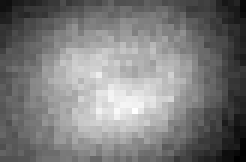
%> input picture exampleData/TIMEPOINT001_20130618_153706-9.tif, 41 x 27 px (shown 6 times larger)
$ octave --eval "result = eigenSegmentation(imread('../../exampleData/TIMEPOINT001_20130618_153706-9.tif'));"   (GNU Octave 9; MATLAB toolbox functions it lacks are replaced by stand-ins)
%> lines starting %> are read from the running program, lines starting %| are printed output that depends on the picture
### shae-miscTools/imageUtilities/hessianMatrix.m
function [H,D]=hessianMatrix(A,h)
% function computes the hessian matrix of A at all points answer is output
% as a cell array. Also computes the divergence,D. input matrix A can be
% either 2 or 3D, h is the smoothing distance over which to take descrete
% differences. The outputs are in the form of cell arrays.

if nargin==1
    h=1;
end
if ndims(A)==3
[Ay,Ax,Az]=gradient(A,h);
[Axy,Axx,Axz]=gradient(Ax,h);
[Ayy,Ayx,Ayz]=gradient(Ay,h);
[Azy,Azx,Azz]=gradient(Az,h);

H{1,1}=Axx; H{1,2}=Ayx; H{1,3}=Azx;
H{2,1}=Axy; H{2,2}=Ayy; H{2,3}=Azy;
H{3,1}=Axz; H{3,2}=Ayz; H{3,3}=Azz;

D{1,1}=Ax; D{1,2}=Ay; D{1,3}=Az;

elseif ndims(A)==2
[Ay,Ax]=gradient(A,h);
[Axy,Axx]=gradient(Ax,h);
[Ayy,Ayx]=gradient(Ay,h);


H{1,1}=Axx; H{1,2}=Ayx;
H{2,1}=Axy; H{2,2}=Ayy;

D{1,1}=Ax; D{1,2}=Ay;
end

### shae-miscTools/imageUtilities/hessianEig.m
function [ Heig ,HeigVec ] = hessianEig( H ,Hmask)

%UNTITLED Summary of this function goes here
%   Calculates eigenvalues of the hessian matrix H

if nargin==1
    Hmask=true(size(H{1,1}));
else
    Hmask=Hmask>0;
end
Hsize=size(H{1,1});
Hind=find(Hmask);
if numel(Hsize)==3
  %  [Hmaskx,Hmasky,Hmaskz]=ind2sub(Hsize,Hind);

    Hlin=cellfun(@(x) reshape(x,1,1,[]),H,'UniformOutput',false);
    Hlin=cell2mat(Hlin);
    Heig=zeros(Hsize(1),Hsize(2),Hsize(3),3);
    [V,D]=eig3D(Hlin(:,:,Hind));


%            Heig(:,:,:,1)=reshape(D(1,1,:),Hsize);
%            Heig(:,:,:,2)=reshape(D(1,2,:),Hsize);
%            Heig(:,:,:,3)=reshape(D(1,3,:),Hsize);
for i=1:3
    htemp=zeros(Hsize);
    htemp(Hmask)=D(1,i,:);
    Heig(:,:,:,i)=htemp;
    if nargout==2
    for j=1:3

           HeigVec{i,j}=reshape(V(i,j,:),Hsize);
    end
    end

end


elseif numel(Hsize)==2
        [Hmaskx,Hmasky]=ind2sub(Hsize,Hind);

    Hlin=cellfun(@(x) reshape(x,1,1,[]),H,'UniformOutput',false);
    Hlin=cell2mat(Hlin);
    Heig=zeros(Hsize(1),Hsize(2),2);


            [V,D]=eig2D(Hlin(:,:,Hind));


for i=1:2
    htemp=zeros(Hsize);
    htemp(Hmask)=D(1,i,:);
    Heig(:,:,i)=htemp;
    if nargout==2
    for j=1:2

           HeigVec{i,j}=reshape(V(i,j,:),Hsize);
    end
    end

end

end

if nargout==2


end


end

function [vec,v]=eig2D(A)
%finds eigenvectors and eigen values of large set of 2x2 matricies, in put
%A is a 2x2xn matrix, output is v, a 1x2xn matrix of eigenvalues in
%descending order, vec is a 2x2xn matrix with corresponding eigenvectors.
a=A(1,1,:);b=A(1,2,:);c=A(2,1,:);d=A(2,2,:);
vec=zeros(2,2,size(A,3));
T=a+d;D=a.*d-b.*c;
desc=sqrt(T.^2-4*(D));
v=[(T+desc)/2,(T-desc)/2];
vec(:,1,:)=bsxfun(@rdivide,[ones(size(b)),-b./(a-v(1,1,:))],(1+(b./(a-v(1,1,:))).^2).^.5);
vec(:,2,:)=bsxfun(@rdivide,[ones(size(b)),-b./(a-v(1,2,:))],(1+(b./(a-v(1,2,:))).^2).^.5);
end

% [54 lines left out: function eig3D, not called in this run]

### shae-miscTools/imageUtilities/eigenSegmentation.m
function Dim=eigenSegmentation(imageIn,hessFlag)

%based on Yi's segmentation algorithm, finds eigenvalues and eigen vectors
%of hessian matrix, then measures the local ordering of the eigen vectors
%as a way of producing image contrast.

if nargin==1
    hessFlag=1;
end

H=hessianMatrix(imageIn,4);
%> in hessianMatrix, `[Ay,Ax]=gradient(A,h);`:
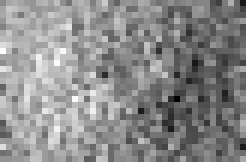
%> Ay: size 27x41 single (shown 6 times larger); min -71.52, max 54.81, mean -2.5; drawn with min black and max white
%> in hessianMatrix, `[Ay,Ax]=gradient(A,h);`:
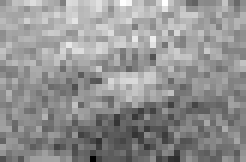
%> Ax: size 27x41 single (shown 6 times larger); min -90.22, max 70.47, mean 2; drawn with min black and max white
%> in hessianMatrix, `[Axy,Axx]=gradient(Ax,h);`:
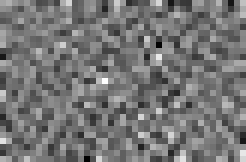
%> Axy: size 27x41 single (shown 6 times larger); min -8.77, max 10.18, mean -0.0158; drawn with min black and max white
%> in hessianMatrix, `[Axy,Axx]=gradient(Ax,h);`:
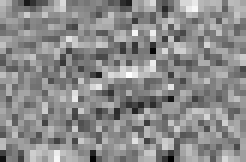
%> Axx: size 27x41 single (shown 6 times larger); min -11.76, max 9.04, mean -0.418; drawn with min black and max white
%> in hessianMatrix, `[Ayy,Ayx]=gradient(Ay,h);`:
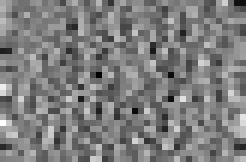
%> Ayy: size 27x41 single (shown 6 times larger); min -10.8, max 10.84, mean -0.136; drawn with min black and max white
[Heig,HV]=hessianEig(H);

%% Attempt to utilize eigenSegmentation for phase images BPB
% [20 lines of commented-out code are left out]
%% %%
Hmax=nanmax(Heig,[],3);
%Hmax=Hmax./max(Hmax(:));

se=strel('disk',5);
se=se.getnhood;
%se=true(n);
maxF=ordfilt2(Hmax,sum(se(:)),se);
Hmax=Hmax./maxF;
Hmax=bwmorph(Hmax>.3,'thin',Inf);
% [8 lines of commented-out code are left out]
testData=[imageIn(:),reshape(Heig,[],ndims(imageIn))];
testData = bsxfun(@minus,testData,nanmean(testData));
testData = bsxfun(@rdivide,testData,nanstd(testData));
testData(:,end)=3*testData(:,end);
% remove nan rows
isNanRow = find(any(isnan(testData),2));
testData(isNanRow,:) = [];
% kmeans cluster
[IDX,C,sumd,D] = kmeans(testData,2,'start','uniform','replicates',4);
% add the nans back in
for ii = 1:numel(isNanRow)
    D = cat(1, D(1:isNanRow(ii)-1,:),...
        nan(1,size(D,2)),...
        D(isNanRow(ii):end,:));
end

D=bsxfun(@rdivide,D,nansum(D,2));

DD=D(:,1)./(nansum(D(:,1:2),2));

if nanmean(imageIn(DD>.9))<nanmean(imageIn(DD<.1))
    DD=1-DD;
end

IDX=DD>.5;
%sIDX=IDX>1.5;

if nanmean(imageIn(IDX>.9))<nanmean(imageIn(IDX<.1))
    IDX=~IDX;
end

Dim=reshape(IDX,size(imageIn));
if hessFlag
    Dim=Dim & ~Hmax;
end

% [5 lines of commented-out code are left out]
%> in eigenSegmentation, `H=hessianMatrix(imageIn,4);`: H = 4 items
%> in hessianEig, `Hmask=true(size(H{1,1}));`: Hmask: size 27x41 logical; every value is 1
%> in hessianEig, `Hsize=size(H{1,1});`: Hsize = [27 41]
%> in hessianEig, `Hind=find(Hmask);`: Hind = 1107 values from 1 to 1107
%> in hessianEig, `[Hmaskx,Hmasky]=ind2sub(Hsize,Hind);`: Hmaskx = 1107 values, max 27 at index 27, min 1 at index 1, mean 14; Hmasky = 1107 values from 1 to 41
%> in hessianEig, `Hlin=cellfun(@(x) reshape(x,1,1,[]),H,'UniformOutput',false);`: Hlin = 4 items
%> in eig2D, `a=A(1,1,:)`: a = 1107 values, max 9.04 at index 580, min -11.76 at index 783, mean -0.418
%> in eig2D, `b=A(1,2,:)`: b = 1107 values, max 10.18 at index 473, min -8.77 at index 405, mean -0.0158
%> in eig2D, `c=A(2,1,:)`: c has the same summary as b
%> in eig2D, `d=A(2,2,:)`: d = 1107 values, max 10.84 at index 21, min -10.8 at index 445, mean -0.136
%> in eig2D, `T=a+d`: T = 1107 values, max 14.03 at index 600, min -20.12 at index 445, mean -0.554
%> in eig2D, `D=a.*d-b.*c`: D = 1107 values, max 96.73 at index 684, min -103.2 at index 473, mean -1.72
%> in eig2D, `desc=sqrt(T.^2-4*(D));`: desc = 1107 values, max 20.37 at index 473, min 0.273 at index 197, mean 4.87
%> after the loop in hessianEig, `for i=1:2`: HeigVec = 4 items
%> in eigenSegmentation, `Hmax=nanmax(Heig,[],3);`:
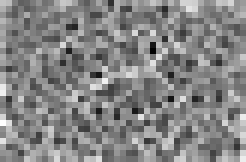
%> Hmax: size 27x41 double (shown 6 times larger); min -8.58, max 11.97, mean 2.16; drawn with min black and max white
%> (the run ends here)

$ run again, on exampleData/TIMEPOINT001_20130618_153946-9.tif
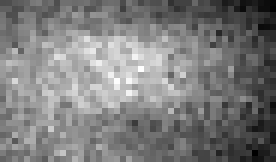
%> input picture exampleData/TIMEPOINT001_20130618_153946-9.tif, 46 x 27 px (shown 6 times larger)
%> in hessianMatrix, `[Ayy,Ayx]=gradient(Ay,h);`:
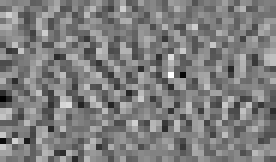
%> Ayy: size 27x46 single (shown 6 times larger); min -7.26, max 7.37, mean -0.0405; drawn with min black and max white
%> H = 4 items
%> Hmask: size 27x46 logical; every value is 1
%> Hsize = [27 46]
%> Hind = 1242 values from 1 to 1242
%> Hmaskx = 1242 values, max 27 at index 27, min 1 at index 1, mean 14; Hmasky = 1242 values from 1 to 46
%> Hlin = 4 items
%> a = 1242 values, max 6.76 at index 999, min -8.75 at index 297, mean -0.00579
%> b = 1242 values, max 7.99 at index 324, min -6.95 at index 18, mean 0.000763
%> c has the same summary as b
%> d = 1242 values, max 7.37 at index 769, min -7.26 at index 17, mean -0.0405
%> T = 1242 values, max 13.85 at index 769, min -12.16 at index 296, mean -0.0463
%> D = 1242 values, max 41.21 at index 769, min -63.53 at index 324, mean -0.596
%> desc = 1242 values, max 16.17 at index 324, min 0.0803 at index 877, mean 3.23
%> after the loop in hessianEig, `for i=1:2`: HeigVec = 4 items
%> in eigenSegmentation, `Hmax=nanmax(Heig,[],3);`:
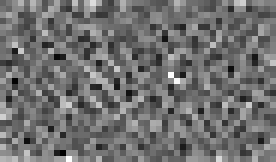
%> Hmax: size 27x46 double (shown 6 times larger); min -4.64, max 9.51, mean 1.59; drawn with min black and max white
